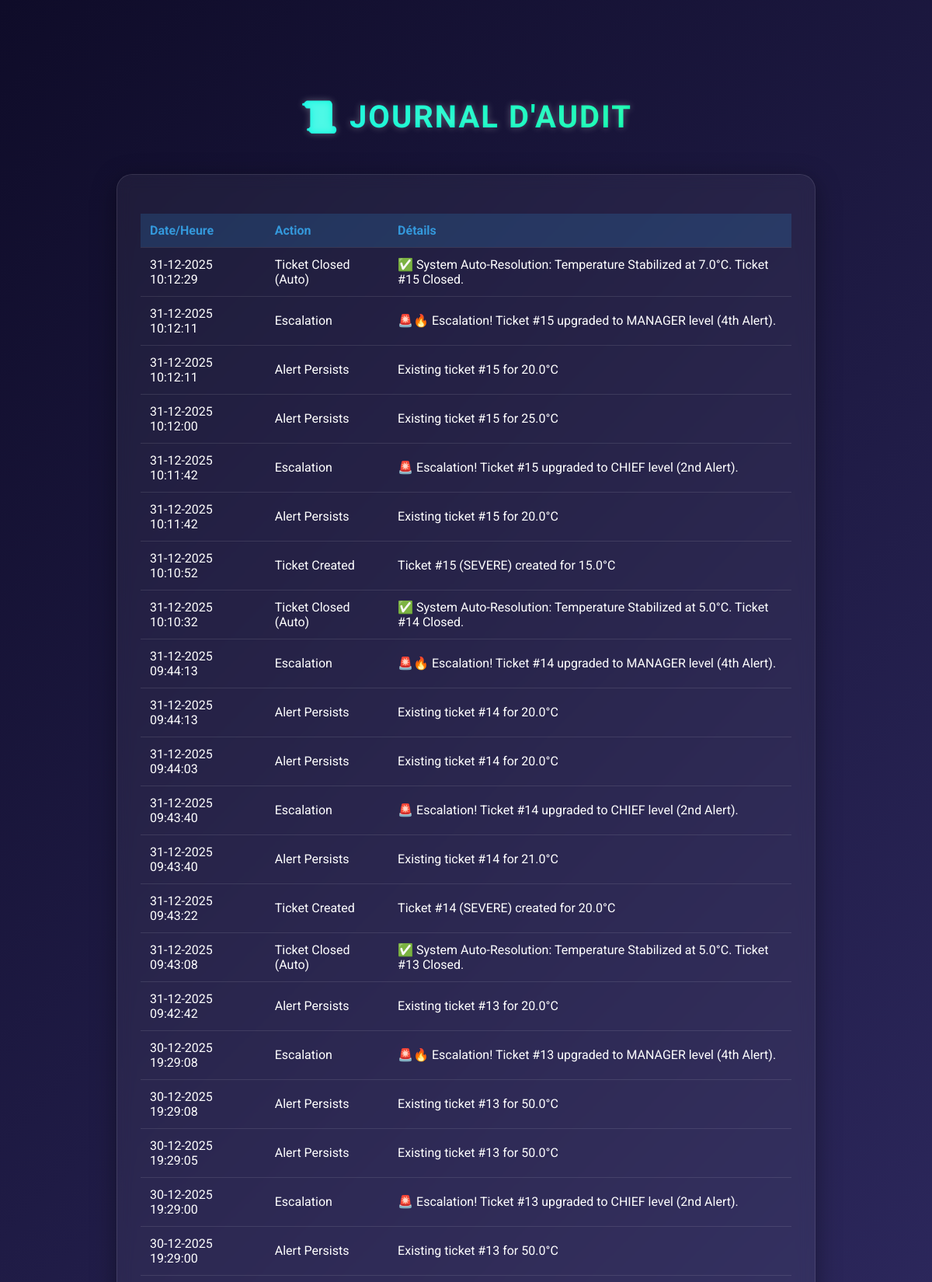
Page /logs/ (signed in, upper part) on the committed database.
### DHT/models.py (models this page shows, shortened)
class AuditLog(models.Model):
    action = models.CharField(max_length=100)
    details = models.TextField(null=True, blank=True)
    timestamp = models.DateTimeField(auto_now_add=True)

### DHT/views.py (the view)
# urls.py: path('logs/', views.audit_log_view, name='logs'),
@login_required
def audit_log_view(request):
    logs = AuditLog.objects.all().order_by('-timestamp')
    return render(request, "audit_log.html", {'logs': logs})

### DHT/context_processors.py (called while the page is built)
def get_user_role(request):
    if not request.user.is_authenticated:
        return {'role': None}
    role = "Utilisateur"
    if request.user.is_superuser:
        role = "Administrateur"
    elif request.user.groups.filter(name='Manager').exists():
        role = "Manager"
    elif request.user.groups.filter(name='Chief').exists():
        role = "Chef"
    elif request.user.groups.filter(name='Operator').exists():
        role = "Opérateur"
    return {'role': role}

### DHT/templates/audit_log.html (shortened to what this page needs)
{% load static %}
<!DOCTYPE html>
<html lang="fr">
<head>
    <link rel="stylesheet" href="{% static 'css/style.css' %}">
</head>
<body>
    <div class="container">
        <h1>📜 Journal d'Audit</h1>
        <div class="cards">
            <div class="card" style="width: 100%; max-width: 900px;">
                <table>
                    <thead>
                        <tr>
                            <th>Date/Heure</th>
                            <th>Action</th>
                            <th>Détails</th>
                        </tr>
                    </thead>
                    <tbody>
                        {% for log in logs %}
                        <tr>
                            <td>{{ log.timestamp|date:"d-m-Y H:i:s" }}</td>
                            <td>{{ log.action }}</td>
                            <td>{{ log.details }}</td>
                        </tr>
                        {% empty %}
                        <tr>
                            <td colspan="3" style="text-align: center;">Aucun log disponible.</td>
                        </tr>
                        {% endfor %}
                    </tbody>
                </table>
            </div>
        </div>
    </div>
</body>
</html>

### static/css/style.css (style rules this page uses)
:root { --bg-gradient: linear-gradient(135deg, #0f0c29, #302b63, #24243e); --card-bg: rgba(255, 255, 255, 0.05); --text-main: #ffffff; --text-muted: #a0a0a0; --neon-red: #ff4d4d; --neon-blue: #00f2ff; --neon-green: #00ff88; --glass-border: 1px solid rgba(255, 255, 255, 0.1); }
body { font-family: 'Roboto', sans-serif; background: var(--bg-gradient); color: var(--text-main); display: block; min-height: 100vh; margin: 0; overflow-x: hidden; padding-top: 80px; }
.container { text-align: center; width: 100%; max-width: 900px; padding: 20px; margin: 0 auto; }
h1, h2 { font-family: 'Orbitron', sans-serif; text-transform: uppercase; letter-spacing: 2px; text-shadow: 0 0 10px rgba(255, 255, 255, 0.3); }
h1 { margin-bottom: 50px; font-size: 2.5em; background: linear-gradient(to right, var(--neon-blue), var(--neon-green)); -webkit-background-clip: text; background-clip: text; -webkit-text-fill-color: transparent; color: transparent; }
.cards { display: flex; justify-content: center; gap: 30px; flex-wrap: wrap; margin-bottom: 40px; }
.card { background: var(--card-bg); backdrop-filter: blur(10px); -webkit-backdrop-filter: blur(10px); border: var(--glass-border); border-radius: 20px; padding: 30px; flex: 1 1 300px; min-width: 300px; max-width: 400px; box-shadow: 0 8px 32px 0 rgba(0, 0, 0, 0.37); transition: transform 0.3s ease, box-shadow 0.3s ease; }

### DHT/templates/audit_log.html (style rules this page uses)
table { width: 100%; border-collapse: collapse; margin-top: 20px; color: #fff; }
th, td { padding: 12px; text-align: left; border-bottom: 1px solid rgba(255, 255, 255, 0.1); }
th { background-color: rgba(52, 152, 219, 0.2); color: #3498db; }

### rows in the picture
AuditLog: timestamp "31-12-2025 10:12:29", action "Ticket Closed (Auto)", details "✅ System Auto-Resolution: Temperature Stabilized at 7.0°C. Ticket #15 Closed."
AuditLog: timestamp "31-12-2025 10:12:11", action "Escalation", details "🚨🔥 Escalation! Ticket #15 upgraded to MANAGER level (4th Alert)."
AuditLog: timestamp "31-12-2025 10:12:11", action "Alert Persists", details "Existing ticket #15 for 20.0°C"
AuditLog: timestamp "31-12-2025 10:12:00", action "Alert Persists", details "Existing ticket #15 for 25.0°C"
AuditLog: timestamp "31-12-2025 10:11:42", action "Escalation", details "🚨 Escalation! Ticket #15 upgraded to CHIEF level (2nd Alert)."
AuditLog: timestamp "31-12-2025 10:11:42", action "Alert Persists", details "Existing ticket #15 for 20.0°C"
AuditLog: timestamp "31-12-2025 10:10:52", action "Ticket Created", details "Ticket #15 (SEVERE) created for 15.0°C"
AuditLog: timestamp "31-12-2025 10:10:32", action "Ticket Closed (Auto)", details "✅ System Auto-Resolution: Temperature Stabilized at 5.0°C. Ticket #14 Closed."
AuditLog: timestamp "31-12-2025 09:44:13", action "Escalation", details "🚨🔥 Escalation! Ticket #14 upgraded to MANAGER level (4th Alert)."
AuditLog: timestamp "31-12-2025 09:44:13", action "Alert Persists", details "Existing ticket #14 for 20.0°C"
AuditLog: timestamp "31-12-2025 09:44:03", action "Alert Persists", details "Existing ticket #14 for 20.0°C"
AuditLog: timestamp "31-12-2025 09:43:40", action "Escalation", details "🚨 Escalation! Ticket #14 upgraded to CHIEF level (2nd Alert)."
AuditLog: timestamp "31-12-2025 09:43:40", action "Alert Persists", details "Existing ticket #14 for 21.0°C"
AuditLog: timestamp "31-12-2025 09:43:22", action "Ticket Created", details "Ticket #14 (SEVERE) created for 20.0°C"
AuditLog: timestamp "31-12-2025 09:43:08", action "Ticket Closed (Auto)", details "✅ System Auto-Resolution: Temperature Stabilized at 5.0°C. Ticket #13 Closed."
AuditLog: timestamp "31-12-2025 09:42:42", action "Alert Persists", details "Existing ticket #13 for 20.0°C"
AuditLog: timestamp "30-12-2025 19:29:08", action "Escalation", details "🚨🔥 Escalation! Ticket #13 upgraded to MANAGER level (4th Alert)."
AuditLog: timestamp "30-12-2025 19:29:08", action "Alert Persists", details "Existing ticket #13 for 50.0°C"
AuditLog: timestamp "30-12-2025 19:29:05", action "Alert Persists", details "Existing ticket #13 for 50.0°C"
AuditLog: timestamp "30-12-2025 19:29:00", action "Escalation", details "🚨 Escalation! Ticket #13 upgraded to CHIEF level (2nd Alert)."
AuditLog: timestamp "30-12-2025 19:29:00", action "Alert Persists", details "Existing ticket #13 for 50.0°C"
